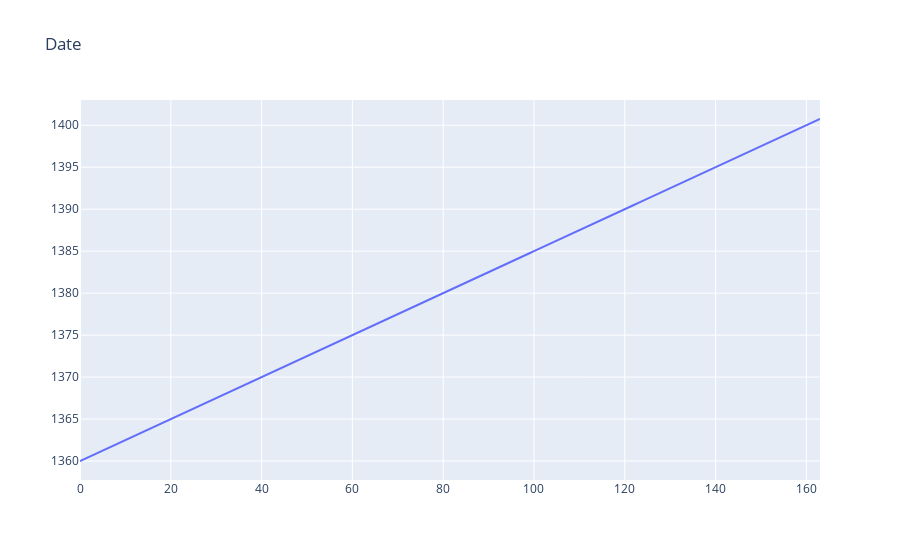
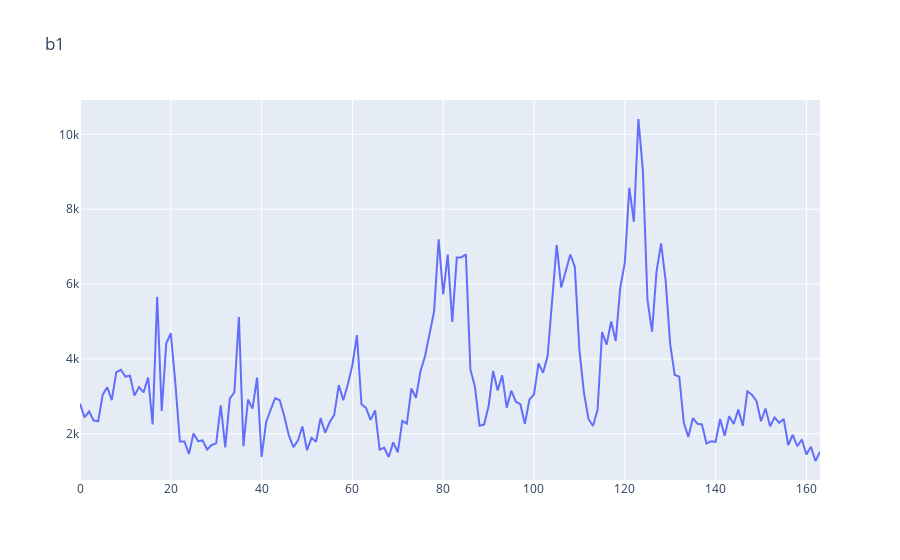
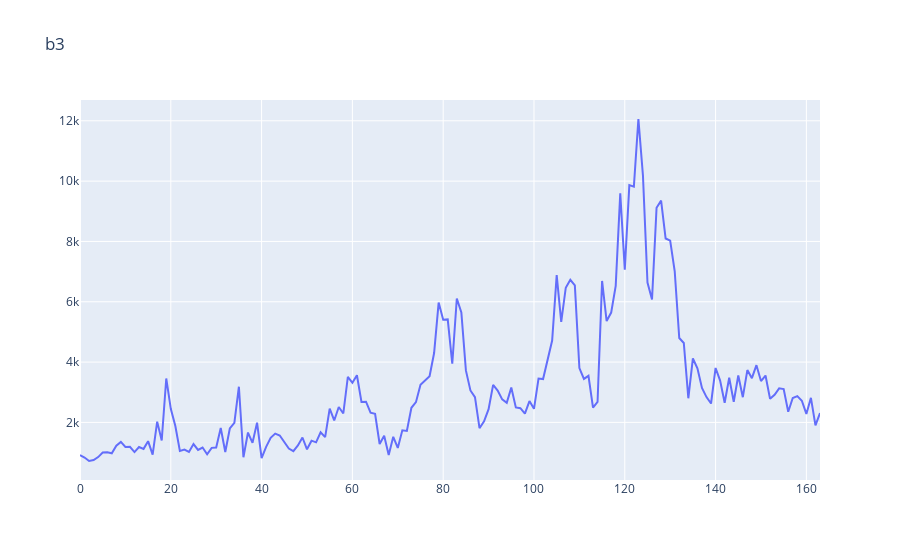
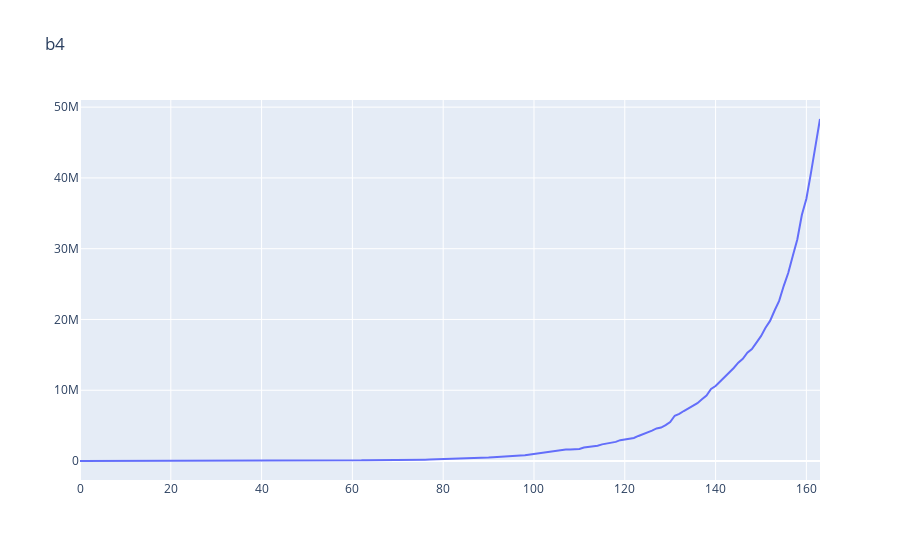

Source (notebook cell) for these figures, in order:
### Code cell
# plot each column based on the index
for col in df.columns:
    fig = go.Figure()
    fig.add_trace(go.Scatter(x=df.index, y=df[col]))
    fig.update_layout(title=col)
    fig.show()

### Figure 1 — Plotly figure (JSON) as saved in the notebook; plotly's stock layout.template omitted (floating-point values rounded to 4 significant figures; data arrays with more than 128 entries replaced by an {"elided": "..."} marker saying what was removed)
{"data": [{"type": "scatter", "x": {"elided": "164 int values"}, "y": {"elided": "164 str values"}}], "layout": {"title": {"text": "Date"}}}

### Figure 2 — Plotly figure (JSON) as saved in the notebook; plotly's stock layout.template omitted (floating-point values rounded to 4 significant figures; data arrays with more than 128 entries replaced by an {"elided": "..."} marker saying what was removed)
{"data": [{"type": "scatter", "x": {"elided": "164 int values"}, "y": {"elided": "164 float values"}}], "layout": {"title": {"text": "b1"}}}

### Figure 3 — Plotly figure (JSON) as saved in the notebook; plotly's stock layout.template omitted (floating-point values rounded to 4 significant figures; data arrays with more than 128 entries replaced by an {"elided": "..."} marker saying what was removed)
{"data": [{"type": "scatter", "x": {"elided": "164 int values"}, "y": {"elided": "164 float values"}}], "layout": {"title": {"text": "b3"}}}

### Figure 4 — Plotly figure (JSON) as saved in the notebook; plotly's stock layout.template omitted (floating-point values rounded to 4 significant figures; data arrays with more than 128 entries replaced by an {"elided": "..."} marker saying what was removed)
{"data": [{"type": "scatter", "x": {"elided": "164 int values"}, "y": {"elided": "164 float values"}}], "layout": {"title": {"text": "b4"}}}
